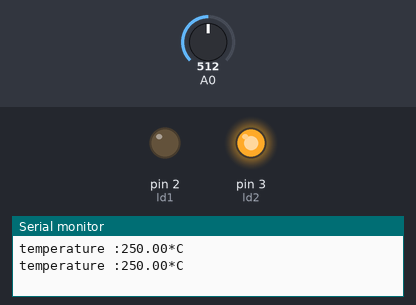
The sketch below on a simulated Arduino Uno, built with avr-gcc and run on an emulated ATmega328P. On the bench: output pins drawn as LEDs (lit = HIGH), the last lines printed to the serial monitor. The inputs (shaded band) are chosen by the test bench; at power-on: A0 = 512.

Above: at 2.8 s.
2.9 s: A0 set to 40
5.6 s: A0 set to 34
At 6.6 s:
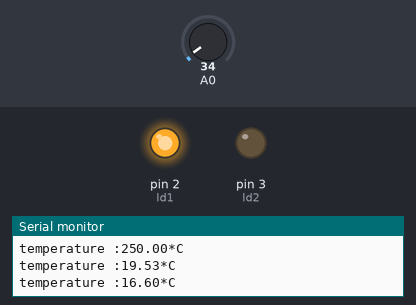
8.3 s: A0 set to 122
At 10.9 s:
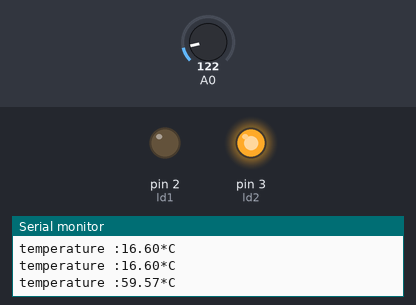
11.5 s: A0 set to 8
At 12.4 s:
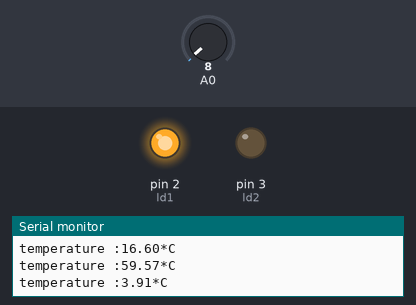
Timing chart, 0 to 14.5 s (numbered marks = the images above; inputs shaded):
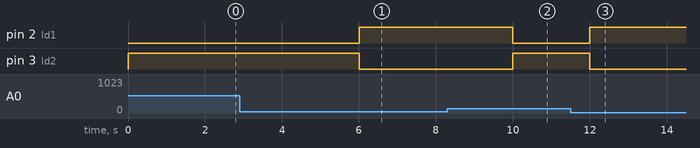

Measured:
- the behaviour switches between 37 and 36 on A0 (found by bisection; images 0 and 1)
- after the input at 5.6 s, pin 2 (ld1): LOW → HIGH after 0.40 s; pin 3 (ld2): HIGH → LOW after 0.40 s
- after the input at 8.3 s, pin 2 (ld1): HIGH → LOW after 1.7 s; pin 3 (ld2): LOW → HIGH after 1.7 s
- after the input at 11.5 s, pin 2 (ld1): LOW → HIGH after 0.51 s; pin 3 (ld2): HIGH → LOW after 0.51 s

The sketch:

temperature_red_si_au_dessous_de_20_degre_vert_al_inverse.ino
```cpp
float temp;
const int ld1 = 2;
const int ld2 = 3;

void setup() {
  // put your setup code here, to run once:
Serial.begin(9600);
pinMode(ld1,OUTPUT);
pinMode(ld2,OUTPUT);
}

void loop() {
  // put your main code here, to run repeatedly:
temp =  analogRead(A0);
temp = temp * 0.48828125;
Serial.print("temperature :");
Serial.print(temp);
Serial.print("*C");
Serial.print("\n");

if(temp>18){
   digitalWrite(ld1,LOW);
  digitalWrite(ld2,HIGH);

}
else{
  digitalWrite(ld2,LOW);
  digitalWrite(ld1,HIGH);

}
Serial.print("\n");
   delay(2000);
}
```
